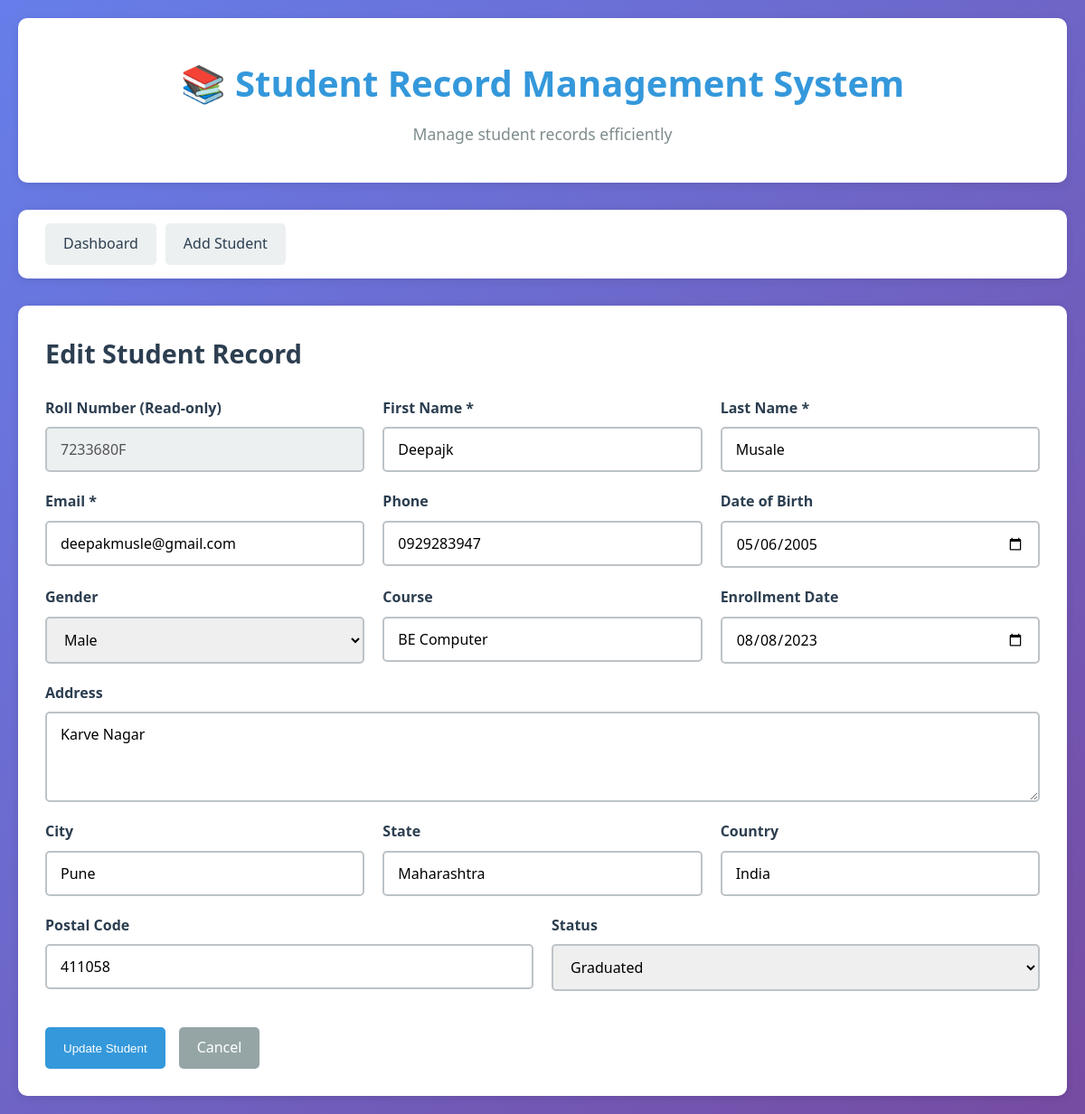
The page /edit_student.php?id=4 on the database its author committed.
### tables this page shows
CREATE TABLE students (
        id INTEGER PRIMARY KEY AUTOINCREMENT,
        roll_number TEXT UNIQUE NOT NULL,
        first_name TEXT NOT NULL,
        last_name TEXT NOT NULL,
        email TEXT UNIQUE NOT NULL,
        phone TEXT,
        date_of_birth DATE,
        gender TEXT,
        address TEXT,
        city TEXT,
        state TEXT,
        country TEXT,
        postal_code TEXT,
        course TEXT,
        enrollment_date DATE,
        status TEXT DEFAULT 'Active',
        created_at TIMESTAMP DEFAULT CURRENT_TIMESTAMP,
        updated_at TIMESTAMP DEFAULT CURRENT_TIMESTAMP
    );

### edit_student.php (the view, shortened to what this page needs)
<?php
require_once 'db.php';
$student_id = intval($_GET['id']);
$student = null;
try {
    if (DB_TYPE === 'sqlite') {
        $query = "SELECT * FROM students WHERE id = ?";
        $stmt = $conn->prepare($query);
        $stmt->execute([$student_id]);
        $student = $stmt->fetch(PDO::FETCH_ASSOC);
    } else if (DB_TYPE === 'mysql') {
        $query = "SELECT * FROM students WHERE id = $student_id";
        $result = $conn->query($query);
        $student = $result->fetch_assoc();
    }
} catch (Exception $e) {
    header('Location: index.php');
    exit;
}
?>
<!DOCTYPE html>
<html lang="en">
<head>
    <link rel="stylesheet" href="assets/css/style.css">
</head>
<body>
    <div class="container">
        <div class="header">
            <h1>📚 Student Record Management System</h1>
            <p>Manage student records efficiently</p>
        </div>
        <nav class="navbar">
            <a href="index.php" class="nav-link">Dashboard</a>
            <a href="add_student.php" class="nav-link">Add Student</a>
        </nav>
        <div class="form-container">
            <h2>Edit Student Record</h2>
            <form method="POST" class="student-form">
                <div class="form-row">
                    <div class="form-group">
                        <label for="roll_number">Roll Number (Read-only)</label>
                        <input type="text" id="roll_number" name="roll_number"
                            value="<?php echo htmlspecialchars($student['roll_number']); ?>"
                            readonly disabled>
                    </div>
                    <div class="form-group">
                        <label for="first_name">First Name *</label>
                        <input type="text" id="first_name" name="first_name"
                            value="<?php echo htmlspecialchars($student['first_name']); ?>"
                            required>
                    </div>
                    <div class="form-group">
                        <label for="last_name">Last Name *</label>
                        <input type="text" id="last_name" name="last_name"
                            value="<?php echo htmlspecialchars($student['last_name']); ?>"
                            required>
                    </div>
                </div>
                <div class="form-row">
                    <div class="form-group">
                        <label for="email">Email *</label>
                        <input type="email" id="email" name="email"
                            value="<?php echo htmlspecialchars($student['email']); ?>"
                            required>
                    </div>
                    <div class="form-group">
                        <label for="phone">Phone</label>
                        <input type="tel" id="phone" name="phone"
                            value="<?php echo htmlspecialchars($student['phone'] ?? ''); ?>">
                    </div>
                    <div class="form-group">
                        <label for="dob">Date of Birth</label>
                        <input type="date" id="dob" name="dob"
                            value="<?php echo htmlspecialchars($student['date_of_birth'] ?? ''); ?>">
                    </div>
                </div>
                <div class="form-row">
                    <div class="form-group">
                        <label for="gender">Gender</label>
                        <select id="gender" name="gender">
                            <option value="Male" <?php echo ($student['gender'] === 'Male') ? 'selected' : ''; ?>>Male</option>
                        </select>
                    </div>
                    <div class="form-group">
                        <label for="course">Course</label>
                        <input type="text" id="course" name="course"
                            value="<?php echo htmlspecialchars($student['course'] ?? ''); ?>">
                    </div>
                    <div class="form-group">
                        <label for="enrollment_date">Enrollment Date</label>
                        <input type="date" id="enrollment_date" name="enrollment_date"
                            value="<?php echo htmlspecialchars($student['enrollment_date'] ?? ''); ?>">
                    </div>
                </div>
                <div class="form-group full-width">
                    <label for="address">Address</label>
                    <textarea id="address" name="address" rows="3"><?php echo htmlspecialchars($student['address'] ?? ''); ?></textarea>
                </div>
                <div class="form-row">
                    <div class="form-group">
                        <label for="city">City</label>
                        <input type="text" id="city" name="city"
                            value="<?php echo htmlspecialchars($student['city'] ?? ''); ?>">
                    </div>
                    <div class="form-group">
                        <label for="state">State</label>
                        <input type="text" id="state" name="state"
                            value="<?php echo htmlspecialchars($student['state'] ?? ''); ?>">
                    </div>
                    <div class="form-group">
                        <label for="country">Country</label>
                        <input type="text" id="country" name="country"
                            value="<?php echo htmlspecialchars($student['country'] ?? ''); ?>">
                    </div>
                </div>
                <div class="form-row">
                    <div class="form-group">
                        <label for="postal_code">Postal Code</label>
                        <input type="text" id="postal_code" name="postal_code"
                            value="<?php echo htmlspecialchars($student['postal_code'] ?? ''); ?>">
                    </div>
                    <div class="form-group">
                        <label for="status">Status</label>
                        <select id="status" name="status">
                            <option value="Graduated" <?php echo ($student['status'] === 'Graduated') ? 'selected' : ''; ?>>Graduated</option>
                        </select>
                    </div>
                </div>
                <div class="form-buttons">
                    <button type="submit" class="btn btn-primary">Update Student</button>
                    <a href="view_student.php?id=<?php echo $student['id']; ?>" class="btn btn-secondary">Cancel</a>
                </div>
            </form>
        </div>
    </div>
</body>
</html>

### assets/css/style.css (style rules this page uses)
* { margin: 0; padding: 0; box-sizing: border-box; }
:root { --primary-color: #3498db; --secondary-color: #2c3e50; --success-color: #27ae60; --danger-color: #e74c3c; --warning-color: #f39c12; --light-color: #ecf0f1; --dark-color: #2c3e50; --text-color: #333; --border-color: #bdc3c7; --shadow: 0 2px 10px rgba(0, 0, 0, 0.1); }
body { font-family: 'Segoe UI', Tahoma, Geneva, Verdana, sans-serif; background: linear-gradient(135deg, #667eea 0%, #764ba2 100%); min-height: 100vh; color: var(--text-color); line-height: 1.6; }
.container { max-width: 1200px; margin: 0 auto; padding: 20px; }
.header { background: white; padding: 40px 30px; border-radius: 10px; margin-bottom: 30px; box-shadow: var(--shadow); text-align: center; }
.header h1 { color: var(--primary-color); font-size: 2.5em; margin-bottom: 10px; }
.header p { color: #7f8c8d; font-size: 1.1em; }
.navbar { display: flex; gap: 10px; margin-bottom: 30px; background: white; padding: 15px 30px; border-radius: 10px; box-shadow: var(--shadow); flex-wrap: wrap; }
.nav-link { padding: 10px 20px; background: var(--light-color); color: var(--secondary-color); text-decoration: none; border-radius: 5px; transition: all 0.3s ease; font-weight: 500; }
.btn { padding: 10px 20px; border: none; border-radius: 5px; cursor: pointer; text-decoration: none; font-weight: 500; transition: all 0.3s ease; display: inline-block; text-align: center; }
.btn-primary { background: var(--primary-color); color: white; }
.btn-secondary { background: #95a5a6; color: white; }
.form-container { background: white; padding: 30px; border-radius: 10px; box-shadow: var(--shadow); }
.form-container h2 { color: var(--secondary-color); margin-bottom: 25px; font-size: 1.8em; }
.student-form { display: flex; flex-direction: column; gap: 20px; }
.form-row { display: grid; grid-template-columns: repeat(auto-fit, minmax(250px, 1fr)); gap: 20px; }
.form-group { display: flex; flex-direction: column; }
.form-group.full-width { grid-column: 1 / -1; }
.form-group label { margin-bottom: 8px; font-weight: 600; color: var(--secondary-color); }
.form-group input, .form-group textarea, .form-group select { padding: 12px 15px; border: 2px solid var(--border-color); border-radius: 5px; font-size: 1em; font-family: inherit; transition: border-color 0.3s ease; }
.form-group input:disabled, .form-group input:read-only { background: var(--light-color); cursor: not-allowed; }
.form-group textarea { resize: vertical; min-height: 100px; }
.form-buttons { display: flex; gap: 15px; margin-top: 20px; flex-wrap: wrap; }

### rows shown on the page
students: roll_number "7233680F", first_name "Deepajk", last_name "Musale", email "deepakmusle@gmail.com", phone "0929283947", dob "05/06/2005", gender "Male", course "BE Computer", enrollment_date "08/08/2023", address "Karve Nagar", city "Pune", state "Maharashtra", country "India", postal_code "411058", status "Graduated"
